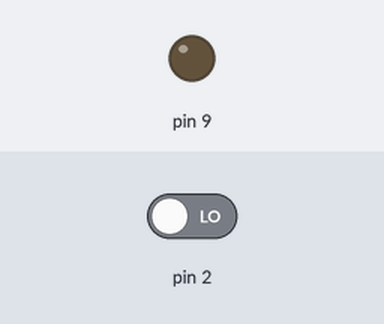
Bench run of a sketch on a simulated Arduino Uno, built with avr-gcc and run on an emulated ATmega328P. Shown: output pins drawn as LEDs (lit = HIGH). Inputs (shaded band) come from the test bench; at power-on: pin 2 LOW.

Above: at 1.2 s.
1.3 s: pin 2 driven HIGH
At 2.1 s:
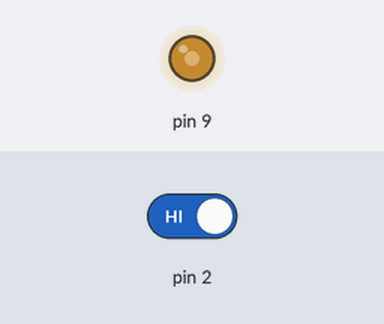
At 3.1 s:
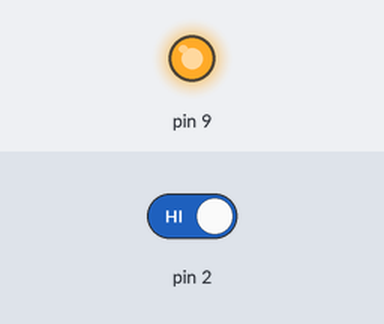
4.3 s: pin 2 driven LOW
At 5.2 s:
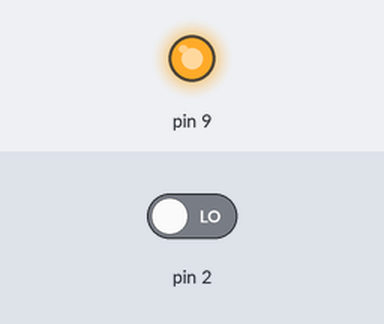
Timing chart, 0 to 7.3 s (numbered marks = the images above; inputs shaded):
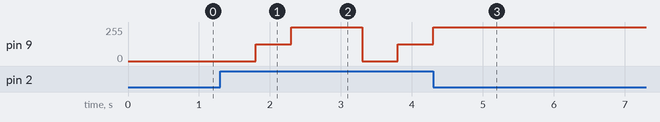

The sketch:

stati.ino
```cpp
int stato;
unsigned long t1;

void setup() {
  Serial.begin(9600);
  pinMode(2, INPUT);
  pinMode(9, OUTPUT);
}

void loop() {
  switch(stato) {
    case 0:
      off();
      break;
    case 1:
      meta();
      break;
    case 2:
      piena();
      break;
    case 3:
      blink();
      break;
  }
}

void off(){
  digitalWrite(9, LOW);
  if (digitalRead(2)) {
     stato = 1;
     delay(500);
  }
}
void meta(){
  analogWrite(9, 127);
  if (digitalRead(2)) {
     stato = 2;
     delay(500);
  }
}
void piena(){
  digitalWrite(9, HIGH);
  if (digitalRead(2)) {
     stato = 3;
     delay(500);
     t1 = millis();
  }
}
void blink(){
  if ((millis() - t1) > 500) {
    digitalWrite(9, !digitalRead(9));
    t1 = millis();
  }
  if (digitalRead(2)) {
     stato = 0;
     delay(500);
     t1 = millis();
  }
}
```

Measured:
- after the input at 1.3 s, pin 9: 0/255 → 127/255 after 0.50 s, → 255/255 0.50 s later, → 0/255 1.0 s later, → 127/255 0.50 s later
- after the input at 4.3 s, pin 9: goes on until 4.3 s, then stays 255/255
